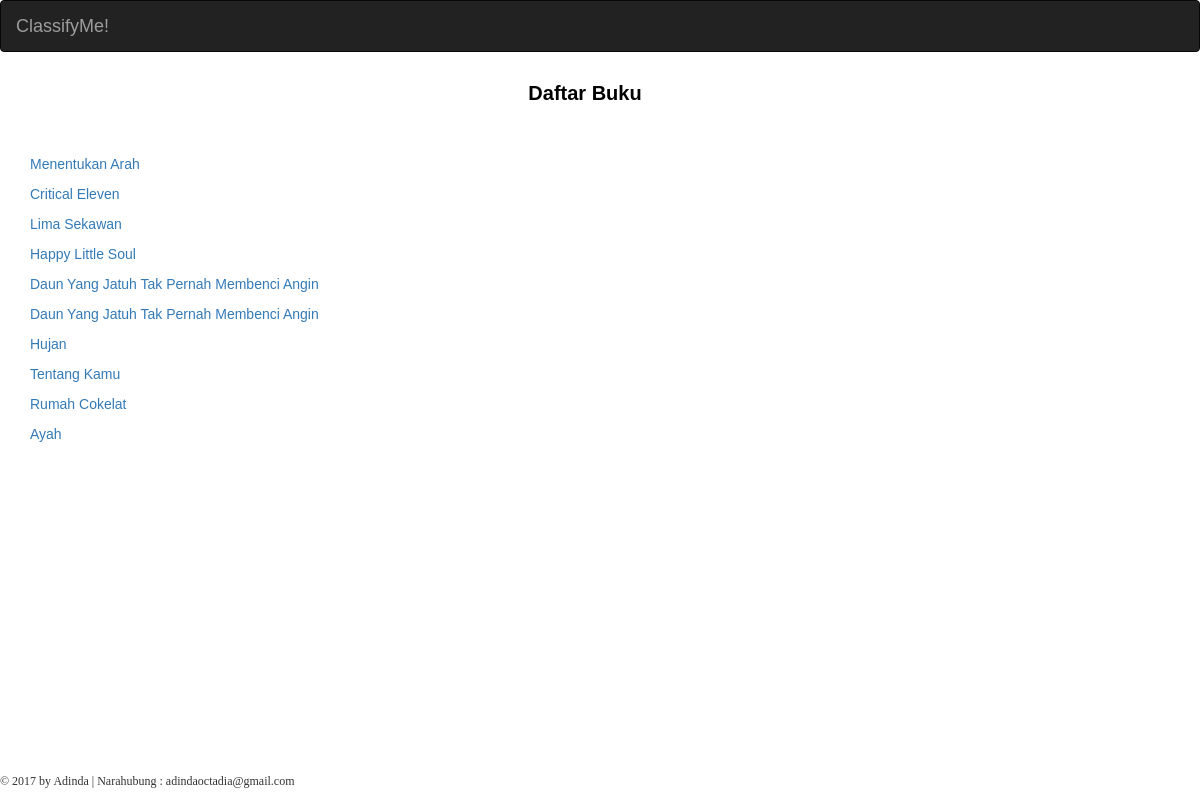
/classifyme/input/data/, run on an earlier commit of the app's database.
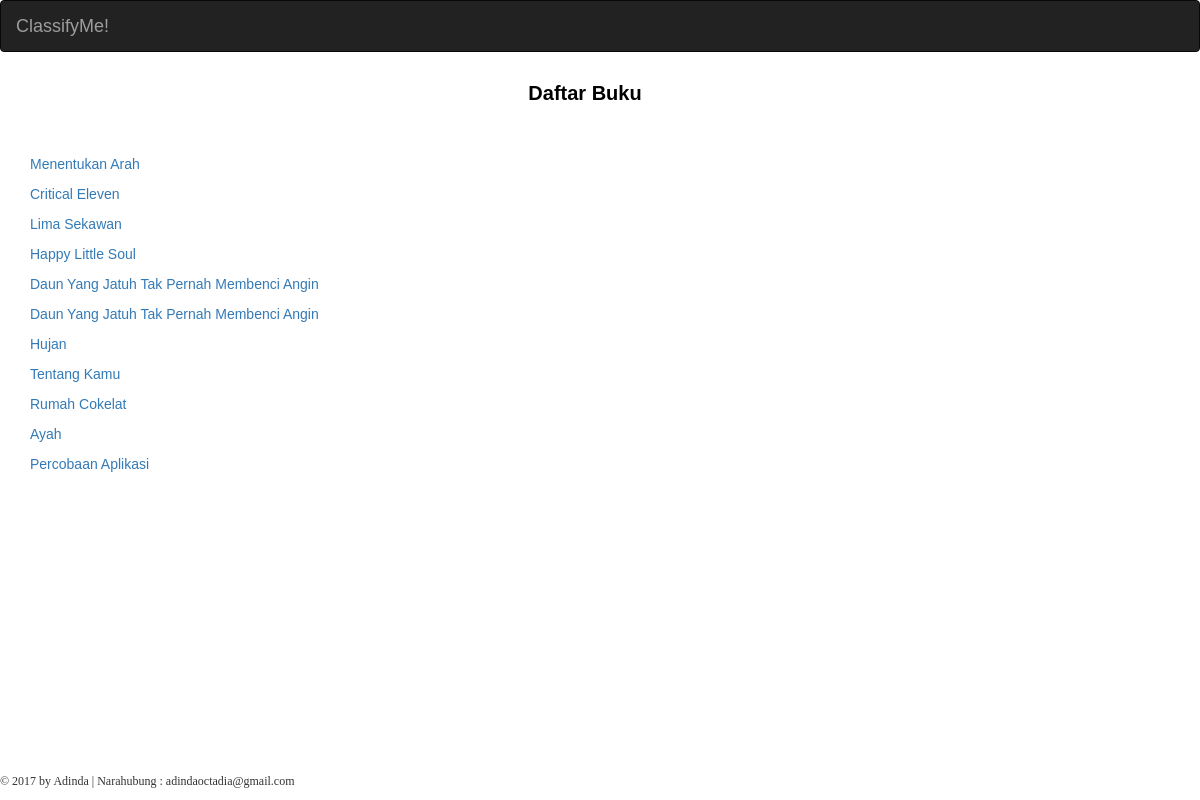
And on a later commit of the database.
### classifyme/models.py (models this page shows, shortened)
class Buku(models.Model):
    penulis = models.CharField(max_length=20)
    judul = models.CharField(max_length=100)
    penerbit = models.CharField(max_length=30)
    tahun_terbit = models.CharField(max_length=4)
    ulasan_positif = models.FileField(blank=True, null=True, upload_to='files/%Y/%m/%d/')
    ulasan_negatif = models.FileField(blank=True, null=True, upload_to='files/%Y/%m/%d/')
    ulasan_testing = models.FileField(blank=True, null=True, upload_to='files/%Y/%m/%d/')
    priors_pos = models.FloatField(blank=True, null=True)
    priors_neg = models.FloatField(blank=True, null=True)
    hasil_pos = models.FloatField(blank=True, null=True)
    hasil_neg = models.FloatField(blank=True, null=True)
    hasil_klasifikasi = models.CharField(max_length=10, blank=True, null=True)

### classifyme/views.py (the view)
# urls.py: url(r'^classifyme/input/data/$', views.data, name='data'),
def data(request):
    context = {}
    buku_query = Buku.objects.all()
    context['buku'] = buku_query
    return render(request, 'classifyme/data.html', context)

### templates/classifyme/data.html (shortened to what this page needs)
{% extends 'classifyme/base.html' %}
{% block content %}
<div class="content container">
  <div class="row">
    <div class="col-md-12">
          <h4><strong>Daftar Buku</strong></h4>
          <br>
          <br>
          {% for q in buku %}
            <p><a href="{% url 'classifyme:textmining' q.id%}">{{q.judul}}</a></p>
          {% endfor %}
          <br>
          <div class="button2">
          <br>
          <br>
          <br>
        </div>
    </div>
  </div>
</div>
{% endblock %}

What changed in the data, as far as the page shows it:
added Buku: judul "Percobaan Aplikasi"
